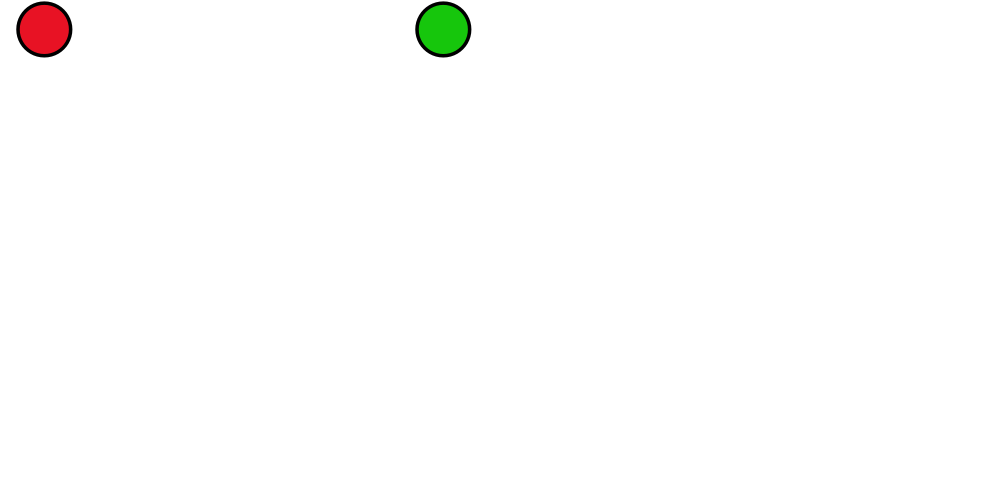

Python code for this plot:
import sys
import emoji
from PIL import Image, ImageFont, ImageDraw

def render_mixed_text(draw, text, font_main, font_emoji, start_x, start_y, fill):
    x = start_x
    for token in emoji.analyze(text):
        char = token.value
        if token.value.is_emoji:
            # draw emoji
            draw.text((x, start_y), char, font=font_emoji, embedded_color=True)
            x += draw.textlength(char, font=font_emoji)
        else:
            draw.text((x, start_y), char, font=font_main, fill=fill)
            x += draw.textlength(char, font=font_main)

img = Image.new("RGBA", (1000, 500), (0, 0, 0, 0))
font_main = ImageFont.truetype("C:/Windows/Fonts/msyhbd.ttc", 50)
font_emoji = ImageFont.truetype("C:/Windows/Fonts/seguiemj.ttf", 50)
draw = ImageDraw.Draw(img)

text = "🔴 【混沌难测】 🟢"
# We need to tokenize properly because emoji.analyze might not yield non-emoji parts!
# wait, emoji.analyze doesn't yield non-emoji parts in all versions.
# Let's write a simple regex or use emoji.replace_emoji

def my_tokenizer(text):
    res = []
    # Actually just iterate chars? No, emojis can be multiple chars.
    import emoji
    emoji_list = emoji.emoji_list(text)
    last = 0
    for e in emoji_list:
        start, end = e['match_start'], e['match_end']
        if start > last:
            res.append({"type": "text", "text": text[last:start]})
        res.append({"type": "emoji", "text": text[start:end]})
        last = end
    if last < len(text):
        res.append({"type": "text", "text": text[last:]})
    return res

tokens = my_tokenizer(text)
x = 10
for t in tokens:
    if t["type"] == "emoji":
        draw.text((x, 10), t["text"], font=font_emoji, embedded_color=True)
        x += draw.textlength(t["text"], font=font_emoji)
    else:
        draw.text((x, 10), t["text"], font=font_main, fill="white")
        x += draw.textlength(t["text"], font=font_main)

img.save("d:/AutoCutVideo_v2/test_mixed.png")
print("Done")
